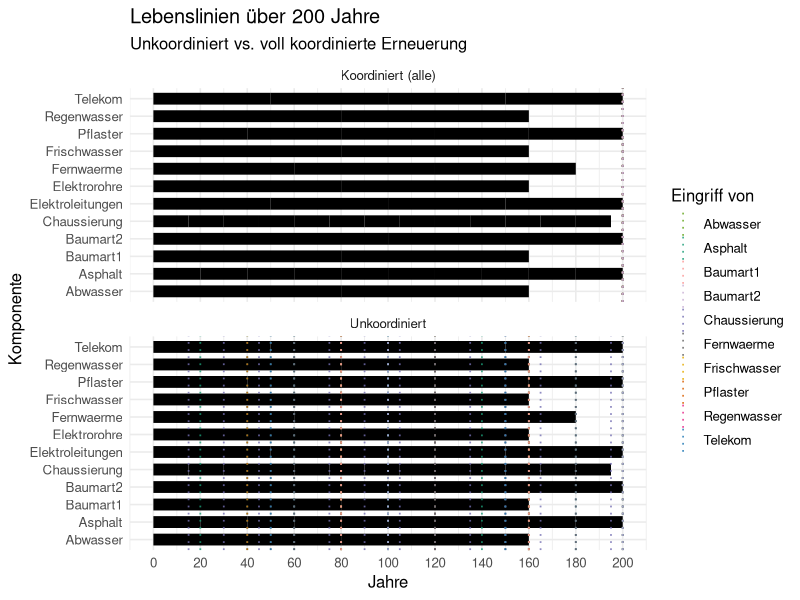
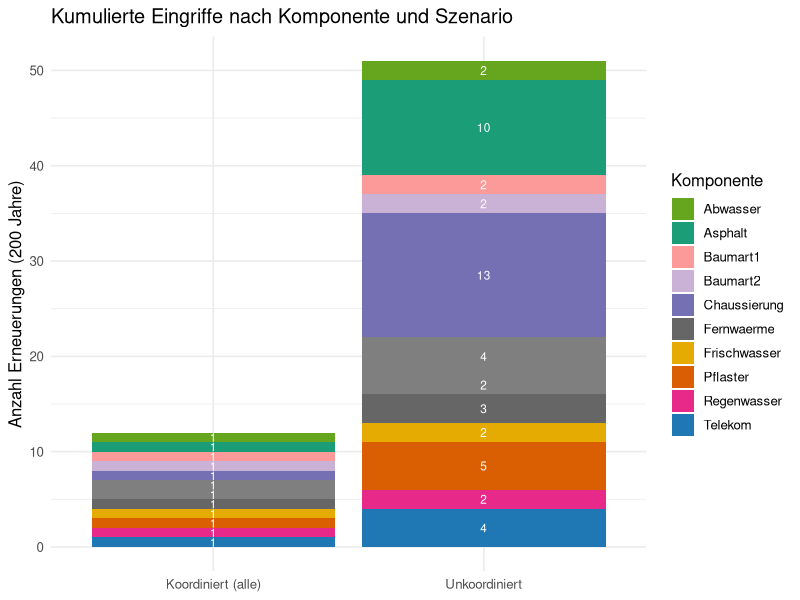
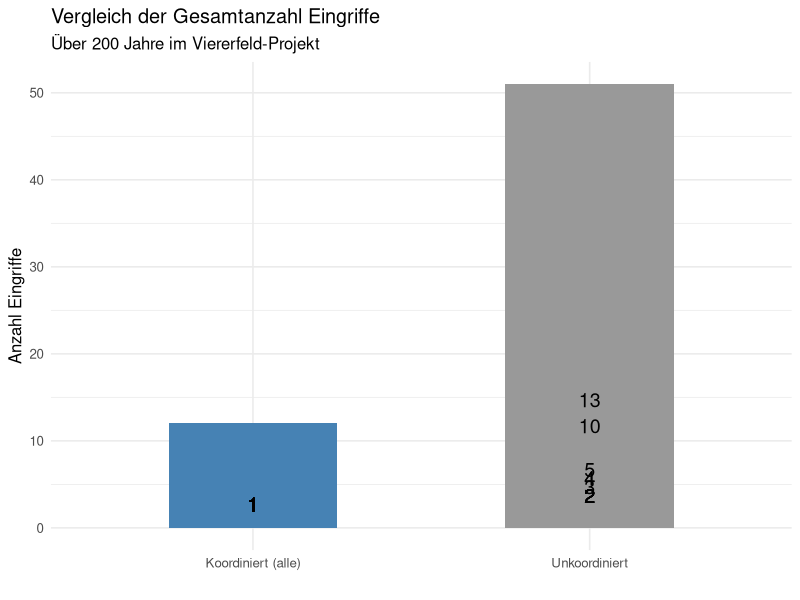

These charts were generated, in order, by the following R code:
## ---- chunk 1
library("tidyverse")
library("ggplot2")

## ---- chunk 2
horizon   <- 200                          # Betrachtungszeitraum in Jahren
lifetimes <- c(
  Asphalt         = 20,
  Pflaster        = 40,
  Chaussierung    = 15,
  Abwasser        = 80,
  Regenwasser     = 80,
  Frischwasser    = 80,
  Elektrorohre    = 80,
  Elektroleitungen = 50,
  Fernwaerme      = 60,
  Telekom         = 50,
  Baumart1        = 80,
  Baumart2        = 100
)  # Lebensdauer in Jahre pro Komponente


## ---- chunk 3
gcd <- function(a, b) if (b == 0) abs(a) else gcd(b, a %% b)
lcm_vec <- function(x) Reduce(function(a, b) a * b / gcd(a, b), as.integer(x))

lifelines_one <- function(lifetime, horizon){
  starts <- seq(0, horizon - lifetime, by = lifetime)
  tibble(start = starts, end = pmin(starts + lifetime, horizon))
}

# Unkoordinierte Eingriffe (jede Komponente für sich)
events_uncoordinated <- function(lifetimes, horizon){
  tibble(component = names(lifetimes),
         lifetime  = as.numeric(lifetimes)) |>
    rowwise() |>
    mutate(year = list(seq(lifetime, horizon, by = lifetime))) |>
    unnest(year) |>
    mutate(scenario = "Unkoordiniert") |>
    ungroup()
}

# Voll-Koordiniert: alle Komponenten gleichzeitig
events_fully_coordinated <- function(lifetimes, horizon){
  kgv <- lcm_vec(lifetimes)
  years <- if (kgv <= horizon) seq(kgv, horizon, by = kgv) else horizon
  expand.grid(component = names(lifetimes), year = years) |> 
    as_tibble() |>
    mutate(scenario = "Koordiniert (alle)")
}

# Lebenslinien vorbereiten
lifelines_df <- function(lifetimes, horizon, scenario){
  map2_dfr(names(lifetimes), lifetimes, ~ lifelines_one(.y, horizon) |>
             mutate(component = .x, cycle = row_number(), scenario = scenario))
}

# Daten erzeugen -----------------------------------------------
events_un <- events_uncoordinated(lifetimes, horizon)
lines_un  <- lifelines_df(lifetimes, horizon, "Unkoordiniert")

events_co <- events_fully_coordinated(lifetimes, horizon)
lines_co  <- lifelines_df(lifetimes, horizon, "Koordiniert (alle)")

events_all <- bind_rows(events_un, events_co)
lines_all  <- bind_rows(lines_un, lines_co)

# Farbpalette
comp_colors <- c(
  Asphalt      = "#1b9e77",
  Pflaster     = "#d95f02",
  Chaussierung = "#7570b3",
  Abwasser     = "#66a61e",
  Regenwasser  = "#e7298a",
  Frischwasser = "#e6ab02",
  Elektro      = "#a6761d",
  Fernwaerme   = "#666666",
  Telekom      = "#1f78b4",
  LSA          = "#b2df8a",
  Baumart1     = "#fb9a99",
  Baumart2     = "#cab2d6"
)

# 1) Lebenslinien-Plot ----------------------------------------
g1 <- ggplot(lines_all, aes(x = start, xend = end, y = component, yend = component)) +
  geom_segment(linewidth = 4, lineend = "butt") +
  geom_vline(data = events_all,
             aes(xintercept = year, color = component),
             linetype = 3, linewidth = 0.6, alpha = 0.8, show.legend = TRUE) +
  facet_wrap(~scenario, ncol = 1, scales = "free_y") +
  scale_x_continuous(breaks = seq(0, horizon, by = 20), limits = c(0, horizon)) +
  scale_color_manual(values = comp_colors) +
  labs(x = "Jahre", y = "Komponente",
       title = "Lebenslinien über 200 Jahre",
       subtitle = "Unkoordiniert vs. voll koordinierte Erneuerung",
       color = "Eingriff von") +
  theme_minimal(base_size = 12)

# 2) Kumulierte Eingriffe --------------------------------------
counts <- events_all |>
  count(scenario, component, name = "interventions") |>
  group_by(scenario) |>
  mutate(total = sum(interventions)) |>
  ungroup()

g2 <- ggplot(counts, aes(x = scenario, y = interventions, fill = component)) +
  geom_col(position = "stack") +
  geom_text(aes(label = interventions),
            position = position_stack(vjust = 0.5),
            color = "white", size = 3) +
  scale_fill_manual(values = comp_colors) +
  labs(x = NULL, y = "Anzahl Erneuerungen (200 Jahre)",
       title = "Kumulierte Eingriffe nach Komponente und Szenario",
       fill = "Komponente") +
  theme_minimal(base_size = 12)

# Balkendiagramm: Anzahl Eingriffe je Szenario
g3 <- ggplot(counts, aes(x = scenario, y = interventions, fill = scenario)) +
  geom_col(width = 0.5, show.legend = FALSE) +
  geom_text(aes(label = interventions), vjust = -0.5, size = 5) +
  scale_fill_manual(values = c("Unkoordiniert" = "grey60", "Koordiniert (alle)" = "steelblue")) +
  labs(x = "", y = "Anzahl Eingriffe",
       title = "Vergleich der Gesamtanzahl Eingriffe",
       subtitle = "Über 200 Jahre im Viererfeld-Projekt") +
  theme_minimal(base_size = 12)

# Anzeigen
print(g1)
print(g2)
print(g3)

## ---- chunk 4

